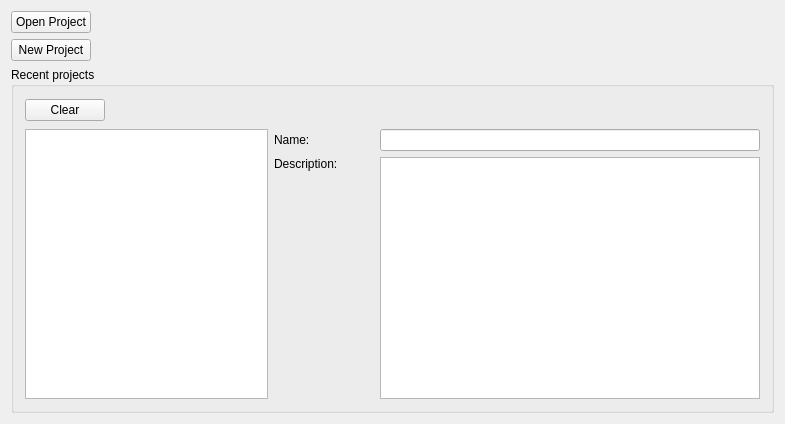
<?xml version="1.0" encoding="UTF-8"?>
<ui version="4.0">
 <class>WelcomeWidget</class>
 <widget class="QWidget" name="WelcomeWidget">
  <property name="geometry">
   <rect>
    <x>0</x>
    <y>0</y>
    <width>785</width>
    <height>424</height>
   </rect>
  </property>
  <property name="windowTitle">
   <string>Welcome</string>
  </property>
  <layout class="QVBoxLayout" name="verticalLayout_4">
   <item>
    <layout class="QHBoxLayout" name="horizontalLayout_3">
     <item>
      <widget class="QPushButton" name="pushButton_open_project">
       <property name="text">
        <string>Open Project</string>
       </property>
      </widget>
     </item>
     <item>
      <spacer name="horizontalSpacer_2">
       <property name="orientation">
        <enum>Qt::Horizontal</enum>
       </property>
       <property name="sizeHint" stdset="0">
        <size>
         <width>40</width>
         <height>20</height>
        </size>
       </property>
      </spacer>
     </item>
    </layout>
   </item>
   <item>
    <layout class="QHBoxLayout" name="horizontalLayout_2">
     <item>
      <widget class="QPushButton" name="pushButton_new_project">
       <property name="text">
        <string>New Project</string>
       </property>
      </widget>
     </item>
     <item>
      <spacer name="horizontalSpacer">
       <property name="orientation">
        <enum>Qt::Horizontal</enum>
       </property>
       <property name="sizeHint" stdset="0">
        <size>
         <width>40</width>
         <height>20</height>
        </size>
       </property>
      </spacer>
     </item>
    </layout>
   </item>
   <item>
    <widget class="QGroupBox" name="groupBox">
     <property name="title">
      <string>Recent projects</string>
     </property>
     <layout class="QVBoxLayout" name="verticalLayout_3">
      <item>
       <layout class="QHBoxLayout" name="horizontalLayout">
        <item>
         <widget class="QPushButton" name="pushButton_clear">
          <property name="text">
           <string>Clear</string>
          </property>
         </widget>
        </item>
        <item>
         <spacer name="horizontalSpacer_3">
          <property name="orientation">
           <enum>Qt::Horizontal</enum>
          </property>
          <property name="sizeHint" stdset="0">
           <size>
            <width>37</width>
            <height>25</height>
           </size>
          </property>
         </spacer>
        </item>
       </layout>
      </item>
      <item>
       <layout class="QHBoxLayout" name="horizontalLayout_6" stretch="1,2">
        <item>
         <widget class="QListWidget" name="listWidget_recent">
          <property name="editTriggers">
           <set>QAbstractItemView::NoEditTriggers</set>
          </property>
         </widget>
        </item>
        <item>
         <layout class="QVBoxLayout" name="verticalLayout_2">
          <item>
           <layout class="QHBoxLayout" name="horizontalLayout_4">
            <item>
             <widget class="QLabel" name="label_2">
              <property name="minimumSize">
               <size>
                <width>100</width>
                <height>0</height>
               </size>
              </property>
              <property name="text">
               <string>Name:</string>
              </property>
             </widget>
            </item>
            <item>
             <widget class="QLineEdit" name="lineEdit_projectName">
              <property name="readOnly">
               <bool>true</bool>
              </property>
             </widget>
            </item>
           </layout>
          </item>
          <item>
           <layout class="QHBoxLayout" name="horizontalLayout_5">
            <item>
             <layout class="QVBoxLayout" name="verticalLayout">
              <item>
               <widget class="QLabel" name="label_3">
                <property name="minimumSize">
                 <size>
                  <width>100</width>
                  <height>0</height>
                 </size>
                </property>
                <property name="text">
                 <string>Description:</string>
                </property>
               </widget>
              </item>
              <item>
               <spacer name="verticalSpacer">
                <property name="orientation">
                 <enum>Qt::Vertical</enum>
                </property>
                <property name="sizeHint" stdset="0">
                 <size>
                  <width>20</width>
                  <height>40</height>
                 </size>
                </property>
               </spacer>
              </item>
             </layout>
            </item>
            <item>
             <widget class="QPlainTextEdit" name="plainTextEdit_description">
              <property name="readOnly">
               <bool>true</bool>
              </property>
             </widget>
            </item>
           </layout>
          </item>
         </layout>
        </item>
       </layout>
      </item>
     </layout>
    </widget>
   </item>
  </layout>
 </widget>
 <layoutdefault spacing="6" margin="11"/>
 <resources/>
 <connections>
  <connection>
   <sender>pushButton_new_project</sender>
   <signal>clicked()</signal>
   <receiver>WelcomeWidget</receiver>
   <slot>onNewProject()</slot>
   <hints>
    <hint type="sourcelabel">
     <x>108</x>
     <y>76</y>
    </hint>
    <hint type="destinationlabel">
     <x>281</x>
     <y>44</y>
    </hint>
   </hints>
  </connection>
  <connection>
   <sender>pushButton_open_project</sender>
   <signal>clicked()</signal>
   <receiver>WelcomeWidget</receiver>
   <slot>onOpenProject()</slot>
   <hints>
    <hint type="sourcelabel">
     <x>112</x>
     <y>39</y>
    </hint>
    <hint type="destinationlabel">
     <x>500</x>
     <y>-15</y>
    </hint>
   </hints>
  </connection>
  <connection>
   <sender>listWidget_recent</sender>
   <signal>doubleClicked(QModelIndex)</signal>
   <receiver>WelcomeWidget</receiver>
   <slot>onOpenRecentProject(QModelIndex)</slot>
   <hints>
    <hint type="sourcelabel">
     <x>114</x>
     <y>211</y>
    </hint>
    <hint type="destinationlabel">
     <x>304</x>
     <y>-21</y>
    </hint>
   </hints>
  </connection>
  <connection>
   <sender>listWidget_recent</sender>
   <signal>itemSelectionChanged()</signal>
   <receiver>WelcomeWidget</receiver>
   <slot>onShowProjectInfo()</slot>
   <hints>
    <hint type="sourcelabel">
     <x>113</x>
     <y>211</y>
    </hint>
    <hint type="destinationlabel">
     <x>281</x>
     <y>-29</y>
    </hint>
   </hints>
  </connection>
  <connection>
   <sender>pushButton_clear</sender>
   <signal>clicked()</signal>
   <receiver>WelcomeWidget</receiver>
   <slot>onClearRecentProjects()</slot>
   <hints>
    <hint type="sourcelabel">
     <x>68</x>
     <y>129</y>
    </hint>
    <hint type="destinationlabel">
     <x>325</x>
     <y>-10</y>
    </hint>
   </hints>
  </connection>
 </connections>
 <slots>
  <slot>onOpenRecentProject(QModelIndex)</slot>
  <slot>onShowProjectInfo(QListWidgetItem*)</slot>
  <slot>onOpenProject()</slot>
  <slot>onNewProject()</slot>
  <slot>onShowProjectInfo()</slot>
  <slot>onClearRecentProjects()</slot>
 </slots>
</ui>
